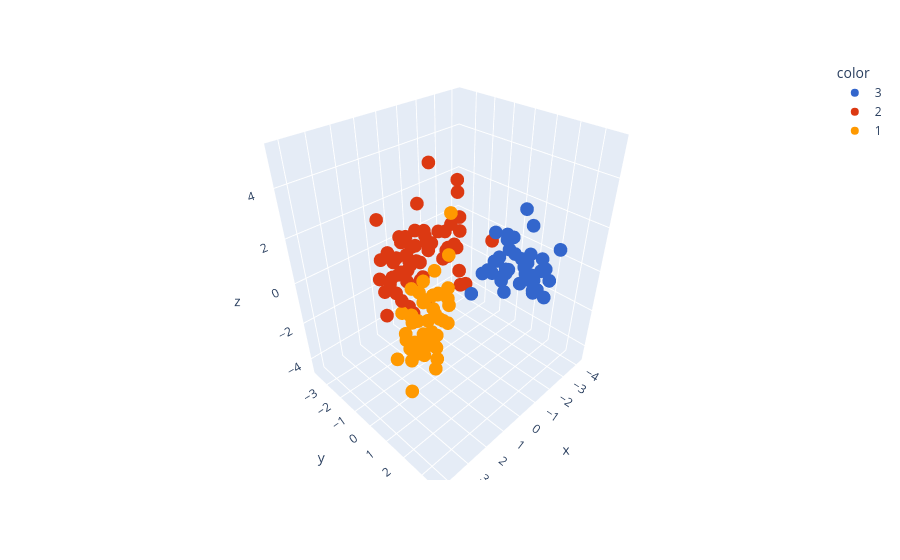

Source (notebook cell):
### Code cell
fig = px.scatter_3d(x=X_train_pca3[:, 0],
                    y=X_train_pca3[:, 1],
                    z=X_train_pca3[:, 2],
                    color=y_train.astype(str),
                    color_discrete_sequence=px.colors.qualitative.G10,)
fig.show()
